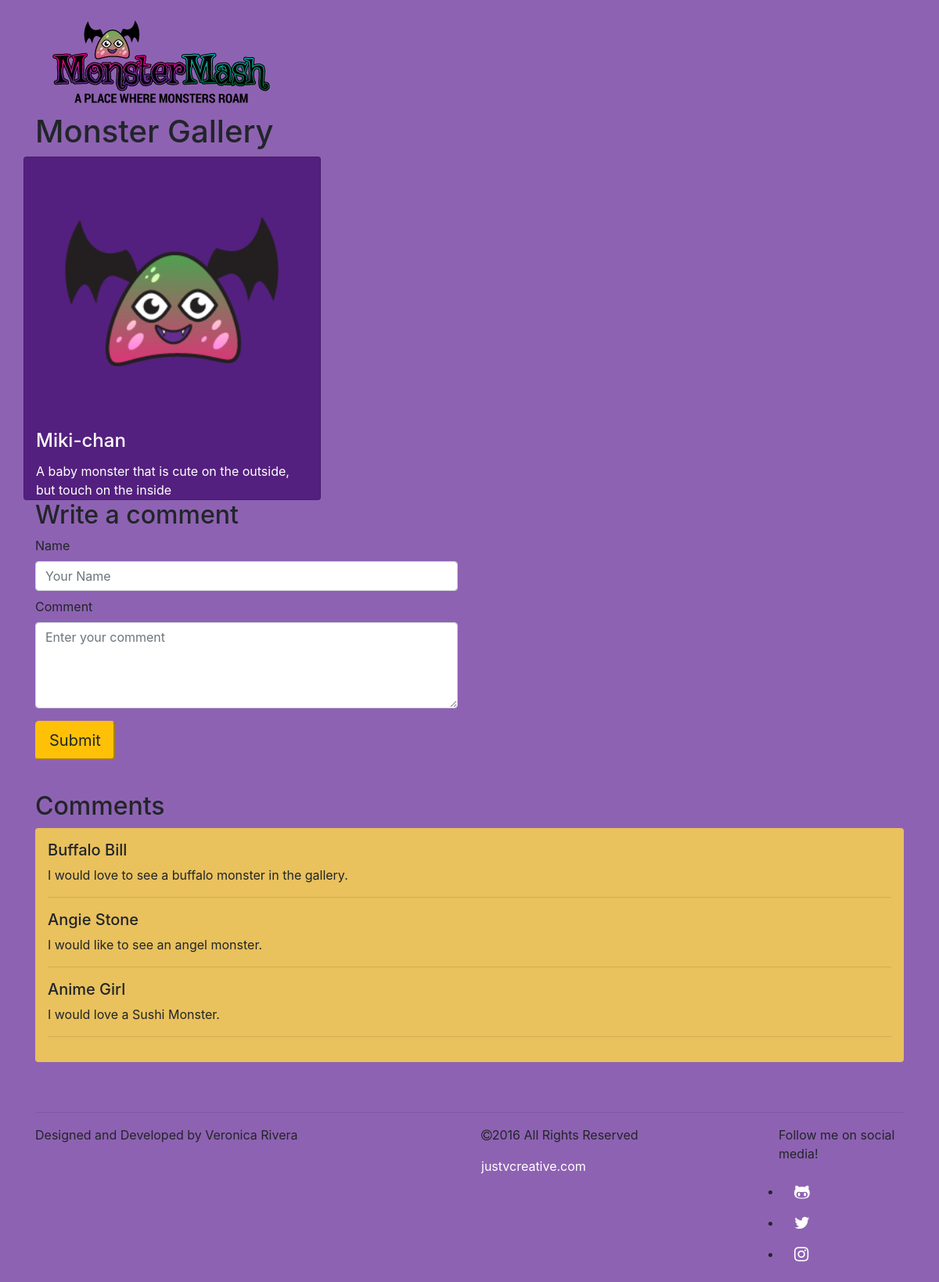
Before: / with the older database file.
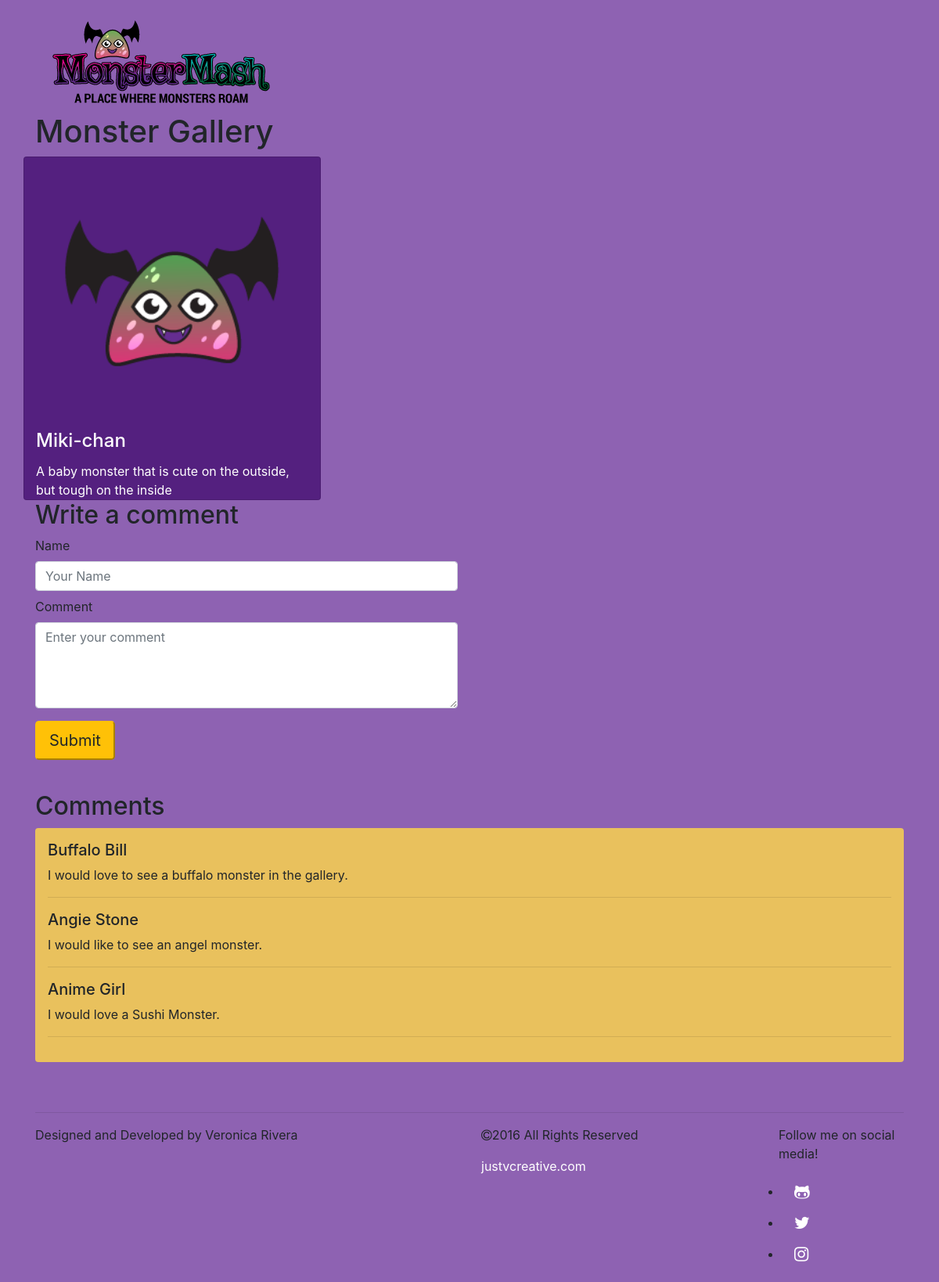
After: the same page with the newer database file.
### tables this page shows
CREATE TABLE `monsters` (
  `name` varchar(20) NOT NULL,
  `description` text NOT NULL,
  `img_path` varchar(120) NOT NULL
);

CREATE TABLE `comments` (
  `id` int(11) NOT NULL,
  `name` varchar(20) NOT NULL,
  `comment` varchar(120) NOT NULL
);

### inc/comments_section.php (the view, shortened to what this page needs)
<section id="display_comments">
        <h2>Comments</h2>
        <div id="comment-box">
			<?php
				$sql = 'SELECT name, comment FROM comments';
                $stmt = $db->prepare($sql);
                $stmt->execute();
                $rows = $stmt->fetchAll();
				foreach ( $rows as $comment) {
					$name = $comment['name'];
					$comment = $comment['comment'];
					echo "<h5>".$name."</h5>";
					echo "<p>".$comment."</p><hr>";
				}
			?>
        </div>
</section>

### inc/header.php (shortened to what this page needs)
<!DOCTYPE html>
<html lang="en">
  <head>
    <link rel="stylesheet" href="https://maxcdn.bootstrapcdn.com/bootstrap/4.0.0-alpha.2/css/bootstrap.min.css">
  	<link rel="stylesheet" type="text/css" href="https://maxcdn.bootstrapcdn.com/font-awesome/4.6.3/css/font-awesome.min.css">
    <link rel="stylesheet" type="text/css" href="css/main.css">
  </head>
  <body>
    <div class="container">
        <div id="logo" class="center-block"><a href="index.php"></a></div>

### inc/gallery.php
<?php
    $pageTitle = 'Monster Gallery';
?>
<section id="gallery">
    <h1 id="pageTitle"><?php echo $pageTitle; ?></h1>
	<div class="row">
    <?php
        $sql = 'SELECT name, description, img_path FROM monsters';
        foreach ( $db->query($sql) as $monster) {
            $name = $monster["name"];
            $desc = $monster["description"];
            $img = $monster["img_path"];
            $monsterCard = '';
            $monsterCard .= '<div class="card col-sm-4">';
            $monsterCard .= '<img class="card-img-top img-fluid center-block" src="'. $img .'" alt="'. $name .'">';
            $monsterCard .= '<div class="card-block"><h4 class="card-title">'. $name .'</h4>';
            $monsterCard .= '<p class="card-text">'. $desc .'</p></div>';
            echo $monsterCard;
        }
    ?>
	</div>
</section>

### index.php (shortened to what this page needs)
<?php
    include("inc/header.php");
?>
    <?php include("inc/gallery.php"); ?>
    <section id="comment_section">
        <div class="row">
            <div class="col-sm-6">
                <h2>Write a comment</h2>
                <form method="POST" action="post_comment.php">
                 <div class="form-group">
                    <label for="name">Name</label>
                    <input id="name" class="form-control" type="text" name="name" placeholder="Your Name" maxlength="20">
                    <label for="comment">Comment</label>
                    <textarea id="comment" class="form-control" name="comment" rows="4" placeholder="Enter your comment" maxlength="120"></textarea>
                  </div>
                  <input class="btn-lg btn-warning" type="submit" value="Submit">
                </form>
            </div>
        </div>
    </section>
    <?php include("inc/comments_section.php"); ?>
    <?php include("inc/footer.php");?>
</div>
  </body>
</html>

### inc/footer.php
<footer>
    <hr>
    <div class="row">
    	<div class="col-lg-6">
    		<p>Designed and Developed by Veronica Rivera</p>
    	</div>
    	<div class="col-lg-4">
    		<p><i class="fa fa-copyright"></i>2016 All Rights Reserved</p>
    		<p><a href="https://justvcreative.com">justvcreative.com</a></p>
    	</div>
    	<div class="col-lg-2">
    		<p>Follow me on social media!</p>
    		<nav id="socialnav" class="nav nav-inline">
				<ul>
					<li class="nav-item"><a class="nav-link" href="https://github.com/justvcreative"><i class="fa fa-github-alt fa-lg"></i></a></li>
					<li class="nav-item"><a class="nav-link" href="https://twitter.com/justvcreative"><i class="fa fa-twitter fa-lg"></i></a></li>
					<li class="nav-item"><a class="nav-link" href="https://instagram.com/justvcreative"><i class="fa fa-instagram fa-lg"></i></a></li>
				</ul>
			</nav>
    	</div>
    </div>
</footer>

### css/main.css (style rules this page uses)
body { background-color: #8E62B2; }
a { color: white; }
#logo { height: 8em; width: 20em; margin-top: 1em; }
#logo a { background: url("../img/logo.png") center no-repeat; width: 100%; height: 100%; display: block; }
.card { background: #54207F; color: white; }
input { margin-bottom: .5rem; }
#display_comments { margin-top: 2em; }
#comment-box { background: #E9C15D; padding: 1rem; border-radius: 4px; }
footer { margin-top: 4em; }
#socialnav ul { padding-left: .25rem; }

Changed rows visible on the page:
changed monsters "Miki-chan": description "A baby monster that is cute on the outside, but touch on the inside" → "A baby monster that is cute on the outside, but tough on the inside"
